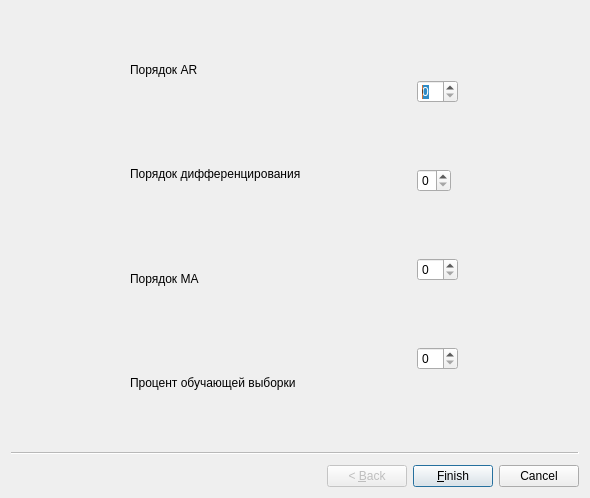
<?xml version="1.0" encoding="UTF-8"?>
<ui version="4.0">
 <class>ArimaWizard</class>
 <widget class="QWizard" name="ArimaWizard">
  <property name="geometry">
   <rect>
    <x>0</x>
    <y>0</y>
    <width>590</width>
    <height>498</height>
   </rect>
  </property>
  <property name="windowTitle">
   <string>Настройка ARIMA</string>
  </property>
  <widget class="QWizardPage" name="arimaWizardMainPage">
   <layout class="QHBoxLayout" name="horizontalLayout">
    <item>
     <layout class="QVBoxLayout" name="verticalLayout">
      <property name="sizeConstraint">
       <enum>QLayout::SizeConstraint::SetDefaultConstraint</enum>
      </property>
      <item>
       <widget class="QLabel" name="label_4">
        <property name="sizePolicy">
         <sizepolicy hsizetype="Maximum" vsizetype="Expanding">
          <horstretch>0</horstretch>
          <verstretch>0</verstretch>
         </sizepolicy>
        </property>
        <property name="text">
         <string>Порядок AR</string>
        </property>
       </widget>
      </item>
      <item>
       <widget class="QLabel" name="label_2">
        <property name="sizePolicy">
         <sizepolicy hsizetype="Maximum" vsizetype="Expanding">
          <horstretch>0</horstretch>
          <verstretch>0</verstretch>
         </sizepolicy>
        </property>
        <property name="text">
         <string>Порядок дифференцирования</string>
        </property>
       </widget>
      </item>
      <item>
       <widget class="QLabel" name="label_3">
        <property name="sizePolicy">
         <sizepolicy hsizetype="Maximum" vsizetype="Expanding">
          <horstretch>0</horstretch>
          <verstretch>0</verstretch>
         </sizepolicy>
        </property>
        <property name="text">
         <string>Порядок MA</string>
        </property>
       </widget>
      </item>
      <item>
       <widget class="QLabel" name="label">
        <property name="sizePolicy">
         <sizepolicy hsizetype="Maximum" vsizetype="Expanding">
          <horstretch>0</horstretch>
          <verstretch>0</verstretch>
         </sizepolicy>
        </property>
        <property name="text">
         <string>Процент обучающей выборки</string>
        </property>
       </widget>
      </item>
     </layout>
    </item>
    <item>
     <layout class="QVBoxLayout" name="verticalLayout_2">
      <item>
       <widget class="QSpinBox" name="arimaWizardSpinBoxAR">
        <property name="sizePolicy">
         <sizepolicy hsizetype="Maximum" vsizetype="Fixed">
          <horstretch>0</horstretch>
          <verstretch>0</verstretch>
         </sizepolicy>
        </property>
        <property name="maximum">
         <number>10</number>
        </property>
       </widget>
      </item>
      <item>
       <widget class="QSpinBox" name="arimaWizardSpinBoxI">
        <property name="sizePolicy">
         <sizepolicy hsizetype="Maximum" vsizetype="Fixed">
          <horstretch>0</horstretch>
          <verstretch>0</verstretch>
         </sizepolicy>
        </property>
        <property name="maximum">
         <number>3</number>
        </property>
       </widget>
      </item>
      <item>
       <widget class="QSpinBox" name="arimaWizardSpinBoxMA">
        <property name="sizePolicy">
         <sizepolicy hsizetype="Maximum" vsizetype="Fixed">
          <horstretch>0</horstretch>
          <verstretch>0</verstretch>
         </sizepolicy>
        </property>
        <property name="maximum">
         <number>10</number>
        </property>
       </widget>
      </item>
      <item>
       <widget class="QSpinBox" name="arimaWizardSpinBoxTrainPercent">
        <property name="sizePolicy">
         <sizepolicy hsizetype="Maximum" vsizetype="Fixed">
          <horstretch>0</horstretch>
          <verstretch>0</verstretch>
         </sizepolicy>
        </property>
       </widget>
      </item>
     </layout>
    </item>
   </layout>
  </widget>
 </widget>
 <resources/>
 <connections/>
</ui>
